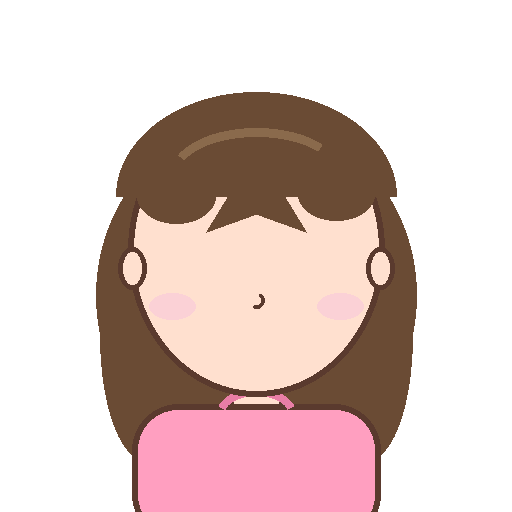
#> input picture assets_characters/girl/base.png, 512 x 512 px
$ python -i fix_mouth_assets.py   (imports and definitions only)
#> lines starting #> are read from the running program, lines starting #| are printed output that depends on the picture
### character_builder.py
"""그림 → 퍼펫 캐릭터 빌더 (공용 모듈).

원리: 그림을 512 캔버스에 맞추고, 눈·입을 주변 배경색(테두리 중앙값)으로 지운 base를 만든 뒤
눈은 원본 패치(뜬눈)/호(감은눈) 스프라이트로, 입은 벡터 입(proceduralMouth)으로 대체.
모든 좌표는 원본 이미지 픽셀 기준.
"""
import json
import statistics
from pathlib import Path

from PIL import Image, ImageDraw, ImageFilter

CANVAS = 512
INK_MAX = 300   # r+g+b 합이 이 미만이면 '획'. avatar_core.js 의 INK_MAX 와 같은 값이어야
                # 빌더가 자른 상자와 렌더가 재는 프로파일이 같은 눈을 가리킨다.
DEFAULT_STYLE = {"line": "#2b2b2b", "fill": "#8a3535", "tongue": "#d97b7b",
                 "teeth": "#ffffff", "width": 26}


_SNAP_PAD, _SNAP_CAP, _SNAP_ITER = 4, 2.5, 8   # 눈 상자 스냅: 확장 여유 / 상한 배율 / 반복 상한
_INK_FRAC = 0.05                               # 선 색 표본: 가장 어두운 비율


def _median_rgb(pixels):
    """픽셀 목록의 채널별 중앙값 색."""
    return tuple(int(statistics.median(c[i] for c in pixels)) for i in range(3))


# [240 lines left out: functions _border_median, ink_color, snap_eye_box, _fill_skin, _ink_mask, _largest_blob_box and 1 more, not called in this run]

### tools/fix_mouth_assets.py
"""기존 캐릭터의 입 자산·manifest 를 지금 렌더가 기대하는 모습으로 한 번에 맞춘다.

    PYTHONPATH= .venv/bin/python tools/fix_mouth_assets.py            # 판정만 (기본, 안 고침)
    PYTHONPATH= .venv/bin/python tools/fix_mouth_assets.py --apply    # 실제로 쓴다
    PYTHONPATH= .venv/bin/python tools/fix_mouth_assets.py --only u_597a83

입 렌더는 세 갈래(벡터 입 / `mouth_lips` / `mouth_A~U`)를 다 빠져나가면 아무것도 안 그린다.
그래서 폴백이 생겼는데, 폴백이 벡터 입을 그려도 되는지는 **base 에 원본 입이 남아 있는지**에
달려 있다 — 남아 있는데 그리면 입이 두 개로 겹친다. 렌더는 자산만 봐서는 그걸 알 수 없어서
`manifest.mouthErased` 로 받는다(`puppet.html` 의 폴백 조건). 빌더는 이제 그 값을 적지만
기존 캐릭터에는 없다. **이 도구는 그 과거분을 한 번 메우는 일회성 마이그레이션이다.**

`mouthErased` 는 추측하지 않고 잰다 — `source.png` 를 빌더와 같은 방식으로 512 캔버스에
앉히면 지우기 전 base 가 결정적으로 재현되므로, 입 주변 창에서 지금 base 와 다른 픽셀을
세면 된다. 실측에서 두 무리가 확실히 갈렸다(안 지워진 쪽 0~22px, 지워진 쪽 342px 이상).
`source.png` 가 없는 내장 4개(default/girl/pig/stick)는 합성 그림이라 base 에 입이 아예
없다(눈으로 확인) — 잴 것 없이 true 다.

같이 치우는 것:

* **죽은 `mouth_upper.png`/`mouth_lower.png` 와 `lipSplit`** — 상·하 분리 렌더러는 커밋
  e19060a 에서 사라졌고 지금 리포에 읽는 코드가 한 줄도 없다(전체 grep 0건).
* **빈 `mouth_lips.png`** — 빌더의 `_ink_mask` 가 `INK_MAX=300`(거의 검정) 기준이라 연한
  살구·분홍 입술은 마스크가 통째로 비어 512² 가 전부 투명한 장이 저장됐다. `drawSplitLips`
  가 그 빈 장을 truthy 로 통과시켜 입이 오류도 경고도 없이 멎었다. 빌더는 이제 안 만들고,
  기존 것은 여기서 지운다 — `mouthErased: false` 가 폴백을 막으므로 화면은 그대로다
  (base 의 원본 입이 계속 보인다).
* **입 없는 preview 썸네일** — 빌더는 preview 를 base+눈으로만 합성한다. base 에서 입이
  지워진 캐릭터는 캐릭터 고르는 화면에 입 없는 얼굴이 떠 있다. 죽은 두 장이 지우기 전
  입 상자를 그대로 담고 있어(`base.crop`, 커밋 0149d02) 그걸 얹어 다시 합성한다.
* **`mouthStyle.line`** — 벡터 입이 획을 이 색으로 긋는다. 그 시절 빌더가 `fill` 만 그림에서
  뽑고 `line` 은 `DEFAULT_STYLE` 의 거의 검정 `#2b2b2b` 를 그대로 뒀다. 폴백이 실제로 벡터
  입을 그리게 된 캐릭터만 그림에서 실측한 색으로 고친다.

**`base.png` 와 `source.png` 는 안 고친다.** 지워진 입을 base 에 되돌리는 것도 재 봤지만
기각했다 — 폴백이 이미 그 자리에 벡터 입을 그려 주고 있어서, 되돌리면 오히려 이중 입이 된다.
`--apply` 로 지워지는 두 장의 픽셀은 `source.png` 의 결정적 변환으로 언제든 되살아난다.
"""
import argparse
import json
import os
import sys
from pathlib import Path

from PIL import Image

ROOT = Path(__file__).resolve().parents[1]
sys.path.insert(0, str(ROOT))

from character_builder import CANVAS, _median_rgb, ink_color  # noqa: E402

CHARS = ROOT / "assets_characters"
DEAD = ("mouth_upper.png", "mouth_lower.png")   # 지울 파일은 이름을 박아 둔다 (source.png 근처에서 글롭 금지)
CHANNEL_EPS = 24    # 픽셀 하나가 '눈에 띄게 다르다'고 볼 채널 합 차이
WIN = (50, 35)      # mouthCenter 기준 반창 — A세대는 mouthBox 가 없어서 창으로 잰다
ERASED_PX = 100     # 창 안에서 이만큼 넘게 다르면 '지워졌다' (실측 두 무리: ≤22 vs ≥342)
LINE_TOL = 90       # 선 색 채널 합 거리 — 이 이상 어긋날 때만 고친다 (미세한 차이로 파일을 흔들지 않게)


def _hex_rgb(s):
    s = s.lstrip("#")
    return tuple(int(s[i:i + 2], 16) for i in (0, 2, 4))


def _canvas_source(path):
    """source.png 를 빌더와 같은 방식으로 512 캔버스에 앉힌다 = 지우기 전 base."""
#> called with path = '../assets_characters/girl/base.png'
    s = Image.open(path).convert("RGB")
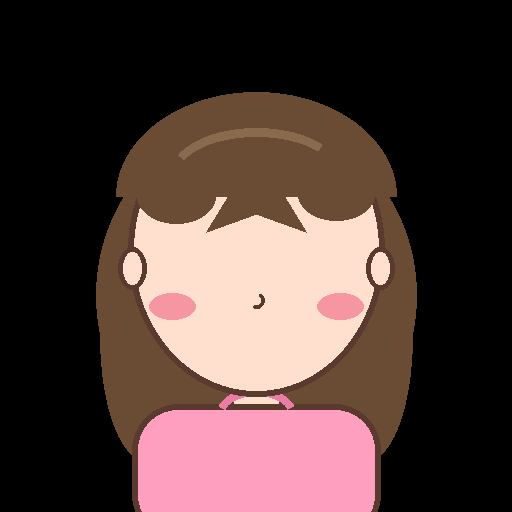
#> s: PIL image 512x512 RGB; mean R, G, B 79.9, 59.9, 56.1
    k = min(CANVAS / s.width, CANVAS / s.height)
#> k = 1
    w, h = int(s.width * k), int(s.height * k)
#> w = 512; h = 512
    edge = [s.getpixel((x, y)) for x in range(s.width) for y in (0, 1, s.height - 2, s.height - 1)] \
         + [s.getpixel((x, y)) for y in range(s.height) for x in (0, 1, s.width - 2, s.width - 1)]
#> edge = 4096 items, first 6: (0, 0, 0), (0, 0, 0), (0, 0, 0), (0, 0, 0), (0, 0, 0), (0, 0, 0)
    im = Image.new("RGB", (CANVAS, CANVAS), _median_rgb(edge))
#> im: PIL image 512x512 RGB; every value is 0
    im.paste(s.resize((w, h), Image.LANCZOS), ((CANVAS - w) // 2, (CANVAS - h) // 2))
    return im


# [129 lines left out: functions _diff_px, _replace, _write_manifest, main, not called in this run]


# [2 lines not run here, left out]

>>> result = _canvas_source('../assets_characters/girl/base.png')
